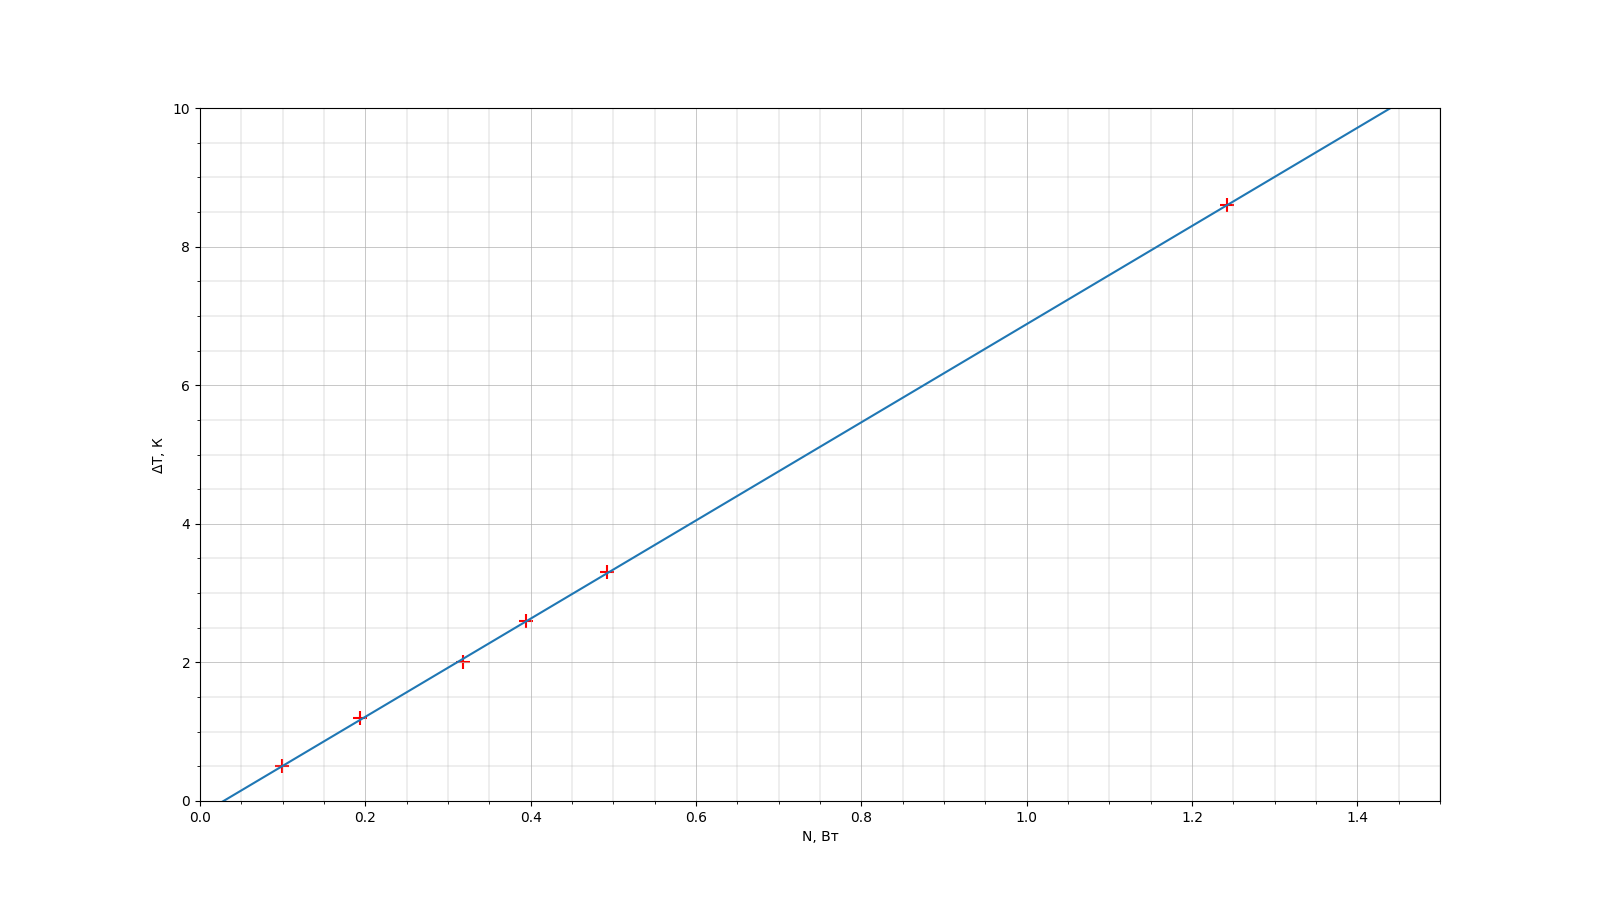

Generate this figure with Python:
import numpy as np
from matplotlib import pyplot as plt
import pandas as pd
from scipy.optimize import curve_fit

def linear_func(x, a, b):
    return a * x + b

def lsm(x, y): 
    params, covariance = curve_fit(linear_func, x, y)
    xs = np.linspace(0, 2 * max(x), 1000)
    ys = linear_func(xs, params[0], params[1])
    a, b = params
    da, db = np.sqrt(np.diag(covariance))
    return xs, ys, a, b, da, db


plt.figure(figsize=(16, 9))

coord = np.array(pd.read_excel("2.1.1/data.ods", sheet_name=1))[:6, 4:6]
plt.scatter(coord[:, 0], coord[:, 1], marker='+', s=100, color='red')
x, y, a, b, da, db = lsm(coord[:12, 0], coord[:12, 1])
plt.plot(x, y)
print(a, b, da)

plt.xlim(0, 1.5)
plt.ylim(0, 10)

plt.xlabel('N, Вт')
plt.ylabel('$\Delta$T, К')

plt.grid(True, which='major', linestyle='-', linewidth=0.5)
plt.grid(True, which='minor', linestyle='-', linewidth=0.3)
plt.minorticks_on()

plt.savefig('2.1.1/2.png')

plt.show()
